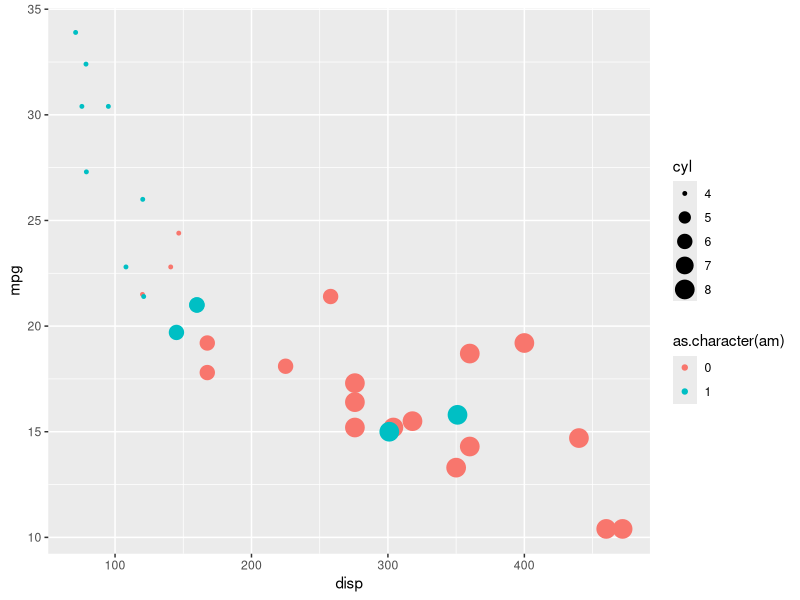
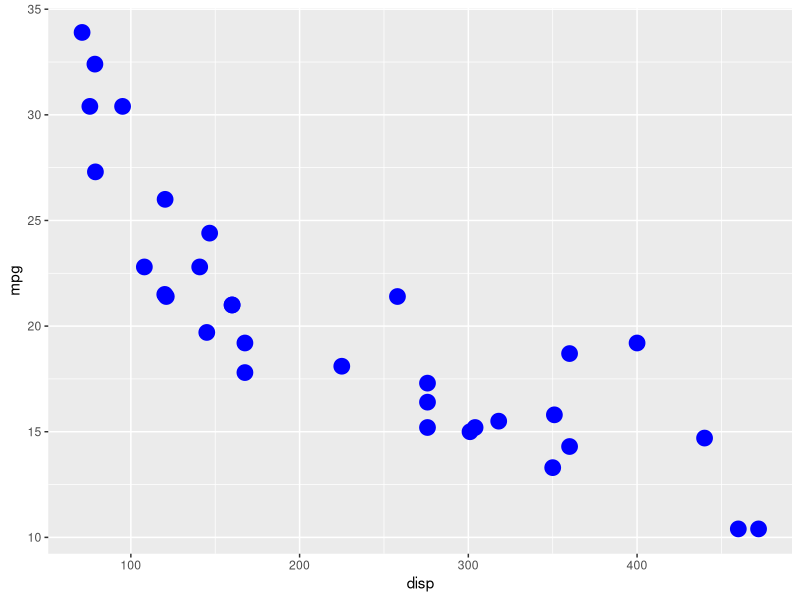
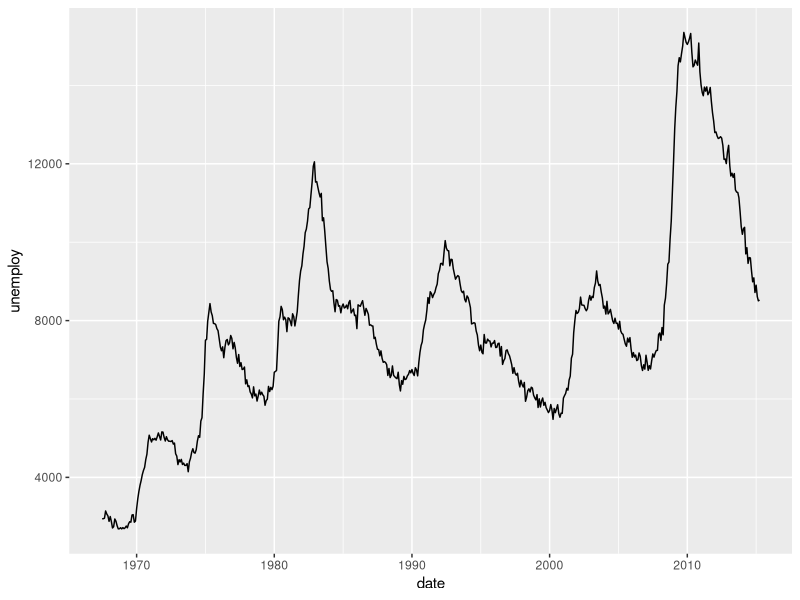
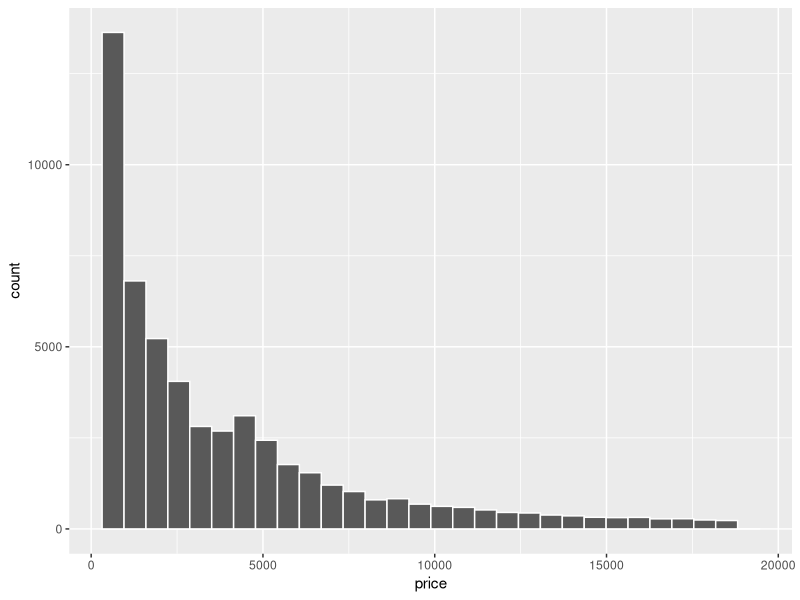
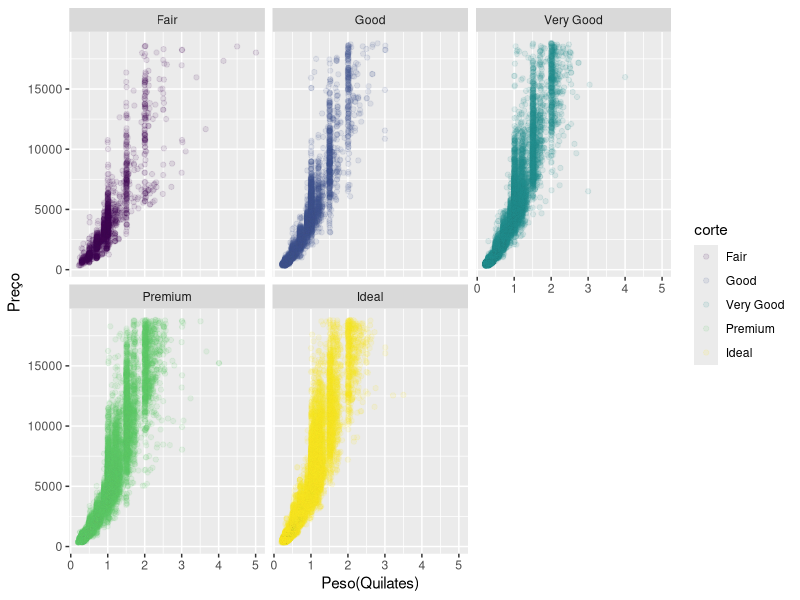
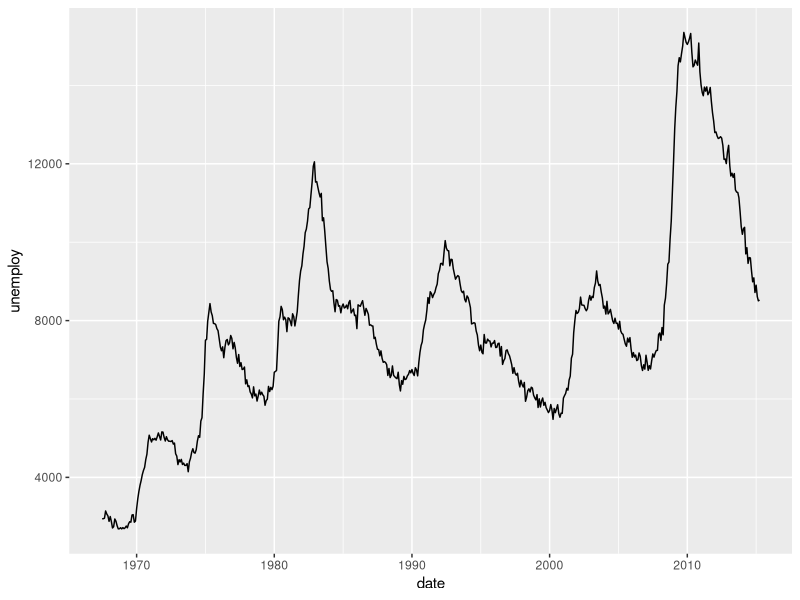
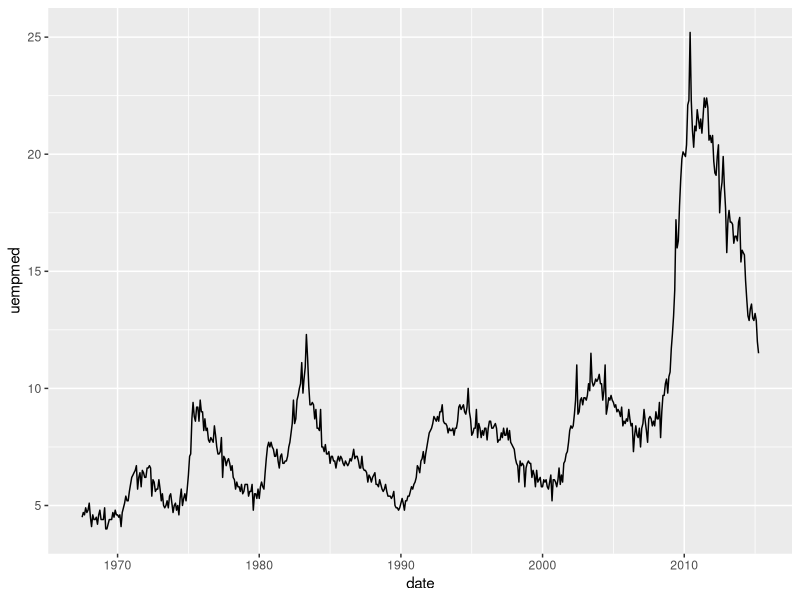
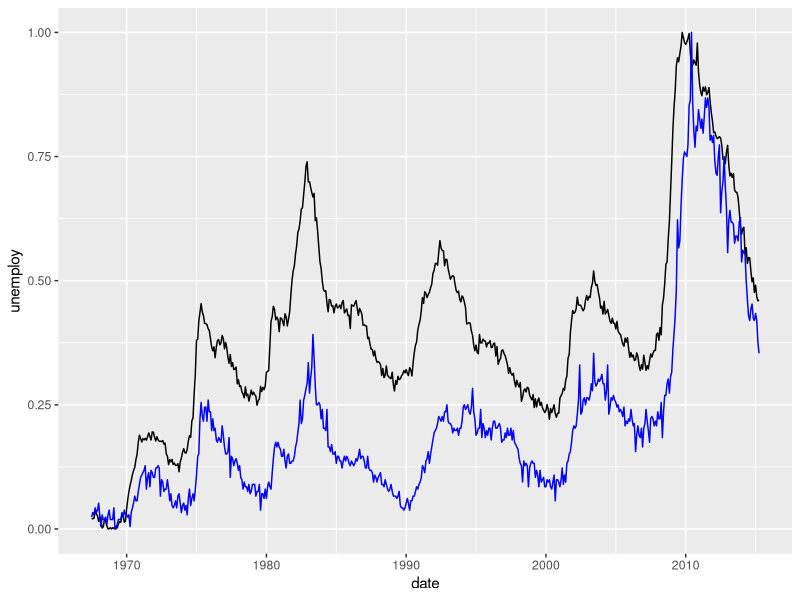

Write R code to recreate these figures, in order. (Note: this script raises an error after producing the figures.)
## ---- chunk 1
knitr::opts_chunk$set(echo = TRUE)
## ---- chunk 2
summary(cars)

install.packages("ggplot2")
library(ggplot2)
ggplot(data = mtcars) + geom_point(aes(x = disp, y = mpg,
                                       colour = as.character(am),
                                       size = cyl))

ggplot(data = mtcars) + geom_point(aes(x = disp, y = mpg),
                                       colour = "blue",
                                       size = 5)


ggplot(economics, aes(date,unemploy)) + geom_line()



head(diamonds)
ggplot(diamonds, aes(x = price)) + geom_histogram(color = "white")


ggplot(data = diamonds, aes(x = carat, y = price)) + geom_point(alpha = 0.1, aes(colour = cut)) + facet_wrap(~cut) + labs(x = "Peso(Quilates)",
                                                                                                                          y = "Preço", colour = "corte")


ggplot(economics, aes(x = date, y = unemploy)) + geom_line()
ggplot(economics, aes(x = date, y = uempmed)) + geom_line()

library(dplyr)

economics %>% 
  mutate(unemploy = (unemploy -min(unemploy))/(max(unemploy)-min(unemploy)),
         uempmed = (uempmed -min(uempmed))/(max(uempmed)-min(uempmed))
        ) %>% 
  ggplot(aes(date, unemploy)) + geom_line() + geom_line(aes(y = uempmed), colour = "blue")


library(tidyr)
economics %>% 
  select(date, unemploy, uempmed) %>% 
  gather(indice, valor, -date) %>% 
  group_by(indice) %>% 
  mutate(valor_pad = (valor -min(valor))/(max(valor)-min(valor))) %>% 
    ggplot(aes(x = date, y = valor_pad, colour = indice)) + 
  geom_line()+
  scale_color_manual("Índice",values = c("red","black"),
                     labels = c("Desemprego", "Tempo Desemprego"))


ggplot(data = diamonds %>% sample_n(100), aes(x = carat, y = price, colour = cut)) + geom_point() +
  geom_smooth(method = "lm") + facet_wrap(~cut)
  +
  geom_abline(intercept = -2256.361, slope = 7756.426, color = "blue", linetype = "dashed", size = 2)

coef(lm(price~carat,data = diamonds))

table(diamonds$cut)

diamonds %>% 
  group_by(cut) %>% 
  summarise(n = n()) %>% 
  mutate(perc = n/sum(n)) %>% 
  ggplot(aes(x = 1,y = perc,  fill = cut)) + 
  geom_bar(stat = "identity", position = "stack")
coord_polar(theta = "y")


ggplot(diamonds, aes(x = cut)) + geom_bar()



#1 - x e y
#2 - 
ggplot(diamonds,aes(x = price, y = carat)) + geom_point() +
  xlab("Preço")+ylab("Quilates")
#3 - 
ggplot(diamonds,aes(x = price, y = carat)) + geom_point() +
  xlab("Preço")+ylab("Quilates")+facet_grid(~clarity)
#4 - X
?geom_histogram()
#5 - 
ggplot(diamonds, aes(x = price)) + geom_histogram(colour = "white")
#6 - 

ggplot(diamonds, aes(x = price)) +
	geom_histogram(aes(y=..density..), fill="blue", colour="black")+
	geom_density(colour="black", adjust=4) 
#7 - X(Fator)
#8 - 
ggplot(diamonds, aes(x = as.factor(price))) + geom_boxplot()














## ---- chunk 3
plot(pressure)
